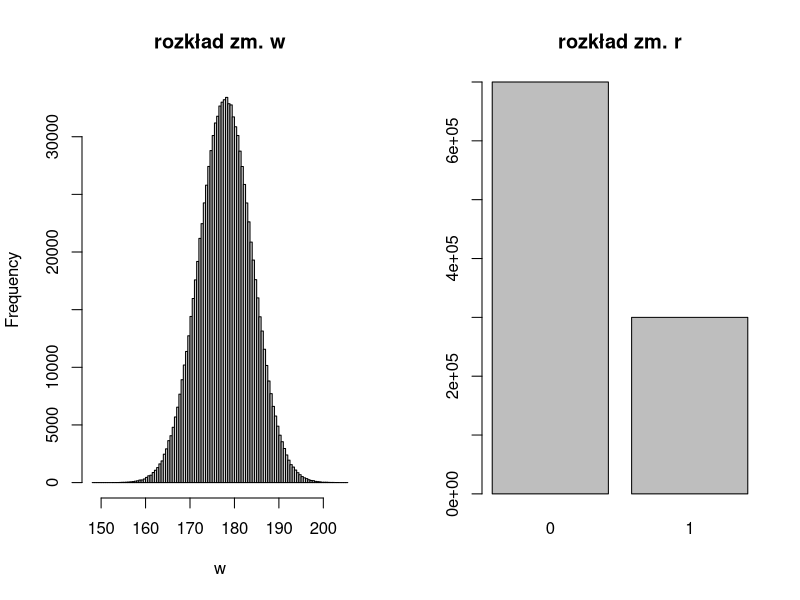
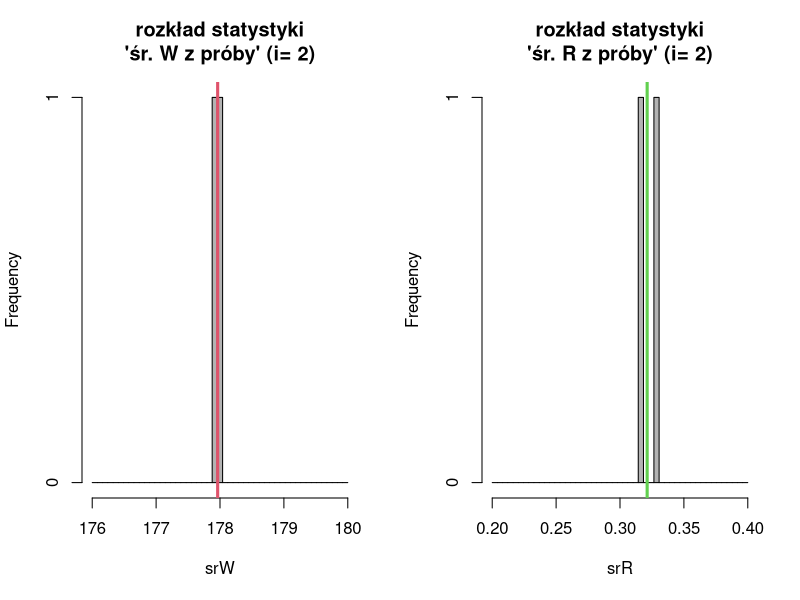
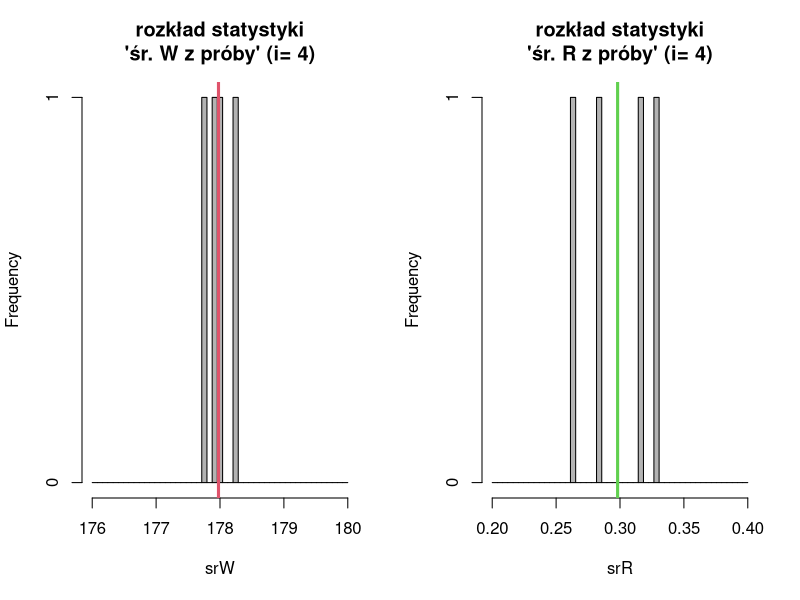
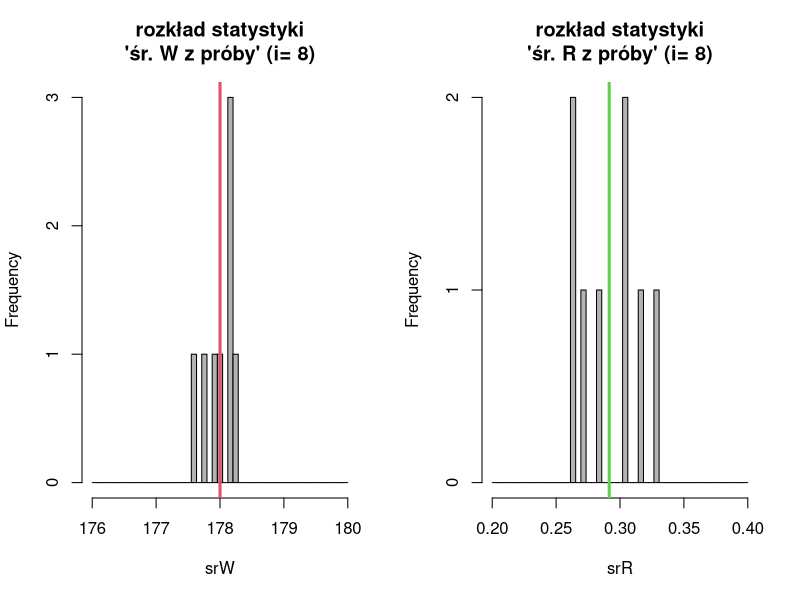
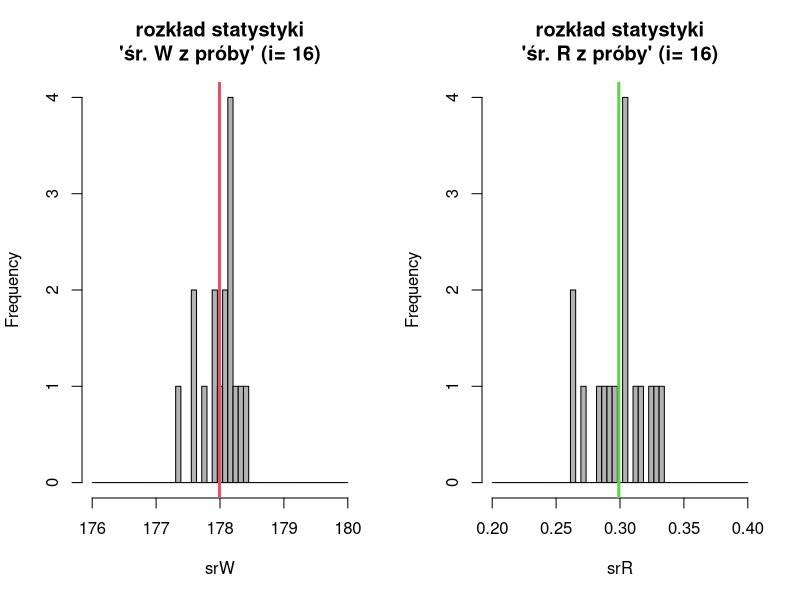
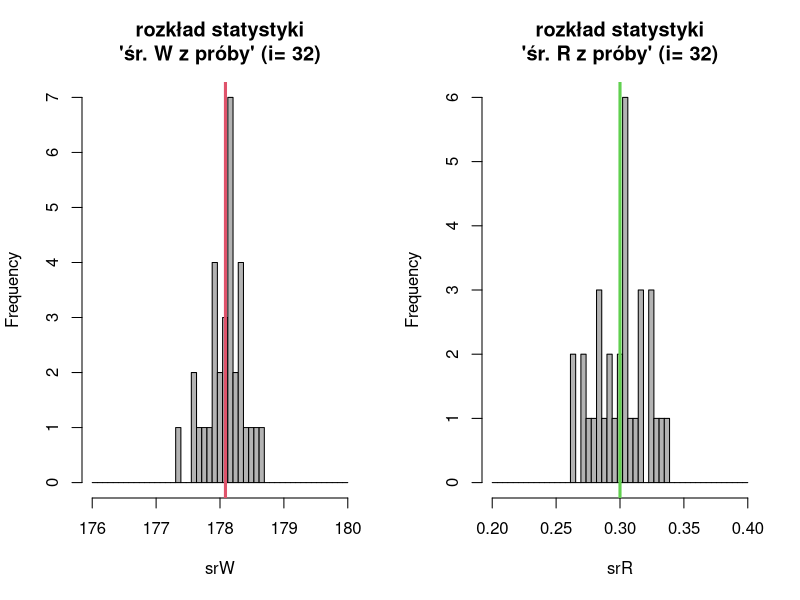
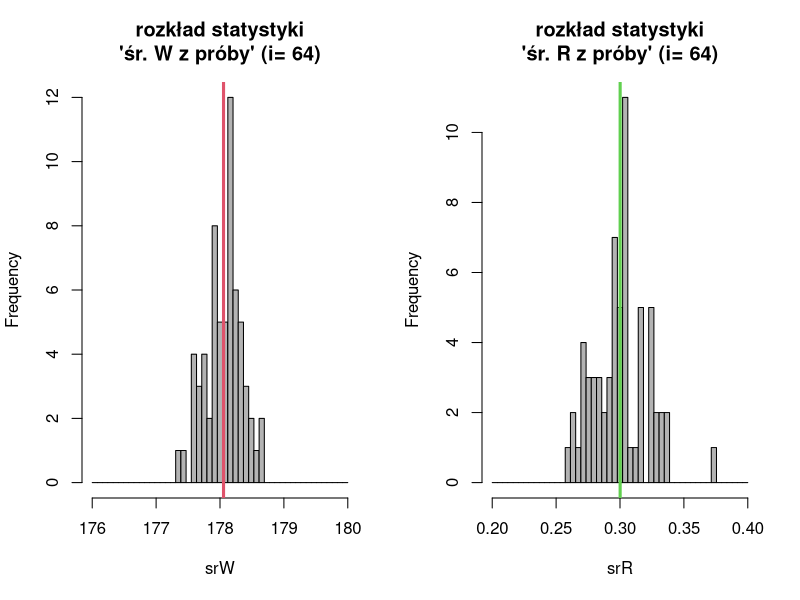
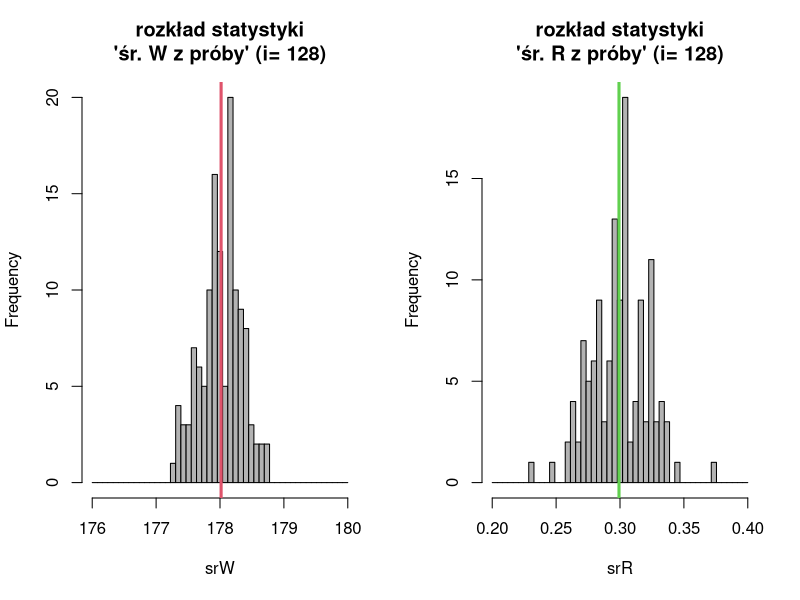

Write R code to recreate these figures, in order.
## ---- chunk 1
# Niech nasza populacja składa się ze 10 osób
#   a w zmiennej `x` będzie zapisany ich wzrost:
x = c(178, 182, 172, 179, 183, 190, 161, 180, 176, 189)
# wylosujmy dwuelementową próbę prostą, w sposób zależny
sample(x, 2)
# możemy też wylosować próbę w sposób niezależny:
sample(x, 2, replace = TRUE)
## ---- chunk 2
# losowanie
probaZal = sample(x, 10)
probaNzal = sample(x, 10, replace = TRUE)
# aby wygodniej porównać skład, posortujmy elementy wg wartości zmiennej
sort(x)
# skład próby zależnej dokładnie odpowiada składowi populacji
sort(probaZal)
# a skład próby niezależnej już (raczej) nie
sort(probaNzal)
## ---- chunk 3
# najpierw opiszemy jednostki w populacji poprzez ich numery
#   (a nie wartości wzrostu)
probyNzal = expand.grid(el.1 = 1:10, el.2 = 1:10)
probyNzal = as.data.frame(probyNzal)
probyNzal
# żeby mieć pewność, że w linijce poniżej usuwamy tylko to,
#   co chcemy (a nie różne osoby, które - tak się zdarzyło -
#   są równego wzrostu)
probyZal = probyNzal[probyNzal$el.1 != probyNzal$el.2, ]
probyZal
# teraz przypiszmy za numery obserwacji wartości wzrostu
probyNzal$el.1 = x[probyNzal$el.1]
probyNzal$el.2 = x[probyNzal$el.2]
probyNzal
probyZal$el.1 = x[probyZal$el.1]
probyZal$el.2 = x[probyZal$el.2]
probyZal
## ---- chunk 4
probyNzal$srednia = rowMeans(probyNzal[, 1:2])
probyNzal$wariancja = rowMeans(probyNzal[, 1:2]^2) - rowMeans(probyNzal[, 1:2])^2
probyNzal$odc.wariancja = apply(probyNzal[, 1:2], 1, var)
probyNzal
probyZal$srednia = rowMeans(probyZal[, 1:2])
probyZal$wariancja = rowMeans(probyZal[, 1:2]^2) - rowMeans(probyZal[, 1:2])^2
probyZal$odc.wariancja = apply(probyZal[, 1:2], 1, var)
probyZal
## ---- chunk 5
mean(x)
## ---- chunk 6
round(c("srednia" = mean(probyZal$srednia),
        "wariancja" = var(probyZal$srednia)*9/10), 1)
round(c("srednia" = mean(probyNzal$srednia),
        "wariancja" = var(probyNzal$srednia)*9/10), 1)
## ---- chunk 7
sum(abs(probyZal$srednia - mean(x)) <= 5) / nrow(probyZal)
## ---- chunk 8
sum(abs(probyNzal$srednia - mean(x)) <= 5) / nrow(probyNzal)
## ---- chunk 9
mean(x^2) - mean(x)^2
## ---- chunk 10
round(c("srednia" = mean(probyZal$wariancja),
        "wariancja" = var(probyZal$wariancja)*89/90), 1)
round(c("srednia" = mean(probyNzal$wariancja),
        "wariancja" = var(probyNzal$wariancja)*99/100), 1)
## ---- chunk 11
round(c("srednia" = mean(probyZal$odc.wariancja),
        "wariancja" = var(probyZal$odc.wariancja)*89/90), 1)
round(c("srednia" = mean(probyNzal$odc.wariancja),
        "wariancja" = var(probyNzal$odc.wariancja)*99/100), 1)
## ---- chunk 12
for (i in 1:5) {
  print(i)
}
## ---- chunk 13
w = rnorm(10^6, 178, 6)
## ---- chunk 14
r = c(rep(0, 10^6 * 0.7), rep(1, 10^6 * 0.3))
summary(cbind(w, r))
## ---- chunk 15
split.screen(c(1,2))
hist(w, 100, main = "rozkład zm. w")
screen(2)
plot(factor(r), main = "rozkład zm. r")
close.screen(all = TRUE) 
## ---- chunk 16
# liczba powtórzeń losowania
lPowt = 10^4
# liczebność próby
n = 400
# tworzymy wektory, w których będziemy zapisywać wartości
# statystyk "średnia z próby""
srW = rep(NA, lPowt)
srR = rep(NA, lPowt)
# dwie rzeczy konieczne do wizualizacji
layout(matrix(c(1, 2), nrow = 1))
j = 2
# i powtarzamy losowanie, korzystając z pętli for()
#   to potrwa dłuższą chwilę
for (i in 1:lPowt) {
  # losujemy numery osób w populacji
  proba = sample(1:length(w), n)
  # i obliczone dla nich średnie zapisujemy w `srW` i `srR`
  srW[i] = mean(w[proba])
  srR[i] = mean(r[proba])
  # wizualizacja (stramy sięnie rysować za często)
  if (i == j) {
    j = j * 2
    hist(srW, seq(176, 180, length.out = 50), col = grey(0.7),
         main = paste0("rozkład statystyki\n'śr. W z próby' (i= ", i, ")"))
    abline(v = mean(srW, na.rm = TRUE), lwd = 3, col = 2)
    hist(srR, seq(0.2, 0.4, length.out = 50), col = grey(0.7),
         main = paste0("rozkład statystyki\n'śr. R z próby' (i= ", i, ")"))
    abline(v = mean(srR, na.rm = TRUE), lwd = 3, col = 3)
  }
}
# i jeszcze końcowe rozkłady
hist(srW, seq(176, 180, length.out = 50), col = grey(0.7),
     main = paste0("rozkład statystyki\n'śr. W z próby' (i= ", i, ")"))
abline(v = mean(srW, na.rm = TRUE), lwd = 3, col = 2)
hist(srR, seq(0.2, 0.4, length.out = 50), col = grey(0.7),
     main = paste0("rozkład statystyki\n'śr. R z próby' (i= ", i, ")"))
abline(v = mean(srR, na.rm = TRUE), lwd = 3, col = 3)
layout(1)
## ---- chunk 17
c(srednia = mean(srW), odch.std. = sd(srW) * sqrt((lPowt - 1) / lPowt))
## ---- chunk 18
c(srednia = mean(srR), odch.std. = sd(srR) * sqrt((lPowt - 1) / lPowt))
## ---- chunk 19
srSrW = cumsum(srW) / (1:lPowt)
plot(1:lPowt, srSrW, type = "l", lwd = 2,
     main = "zmiana średniej wartości statystyki 'śr. W z próby'\nw funkcji liczby dokonanych losowań",
     xlab = "numer iteracji (obiegu pętli)", ylab = "średnia wartość statystyki")
grid(col = grey(0.5))
abline(h = mean(w), col = 2, lwd = 3)
srSrR = cumsum(srR) / (1:lPowt)
plot(1:lPowt, srSrR, type = "l", lwd = 2,
     main = "zmiana średniej wartości statystyki 'śr. R z próby'\nw funkcji liczby dokonanych losowań",
     xlab = "numer iteracji (obiegu pętli)", ylab = "średnia wartość statystyki")
grid(col = grey(0.5))
abline(h = mean(r), col = 3, lwd = 3)
